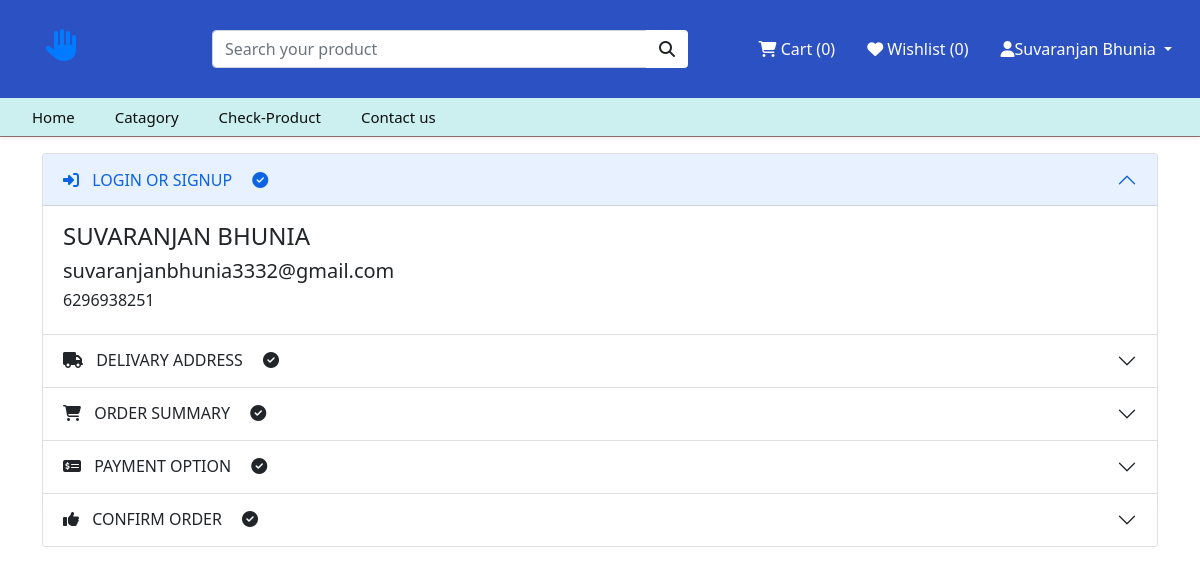
Page /order.php (signed in) on the committed database.
### tables this page shows
CREATE TABLE `registration_data` (
  `id` int(11) NOT NULL,
  `name` varchar(100) NOT NULL,
  `email` varchar(100) NOT NULL,
  `password` text NOT NULL,
  `phone` varchar(10) NOT NULL,
  `dob` date NOT NULL,
  `gender` text NOT NULL,
  `address1` text NOT NULL,
  `address2` text NOT NULL,
  `country` varchar(50) NOT NULL,
  `city` text NOT NULL,
  `region` text NOT NULL,
  `pin` int(6) NOT NULL,
  `image` varchar(50) NOT NULL,
  `reset_token` varchar(255) NOT NULL,
  `reset_expires` datetime NOT NULL
);

### user_function.php (called while the page is built, shortened)
<?php
include('db_connection.php');
function getnameorder(){
	global $conn;
	$uid=$_SESSION['uid'];
	 $sql = "SELECT * FROM registration_data WHERE id='".$uid."'";
     $query = mysqli_query($conn, $sql);
	 if (mysqli_num_rows($query)) {
		$data=mysqli_fetch_assoc($query);
     	return $data;
     }else{
     	return false;
     }
}
function getaddressorder(){
	global $conn;
	$uid=$_SESSION['uid'];
	 $sql = "SELECT * FROM registration_data WHERE id='".$uid."'";
     $query = mysqli_query($conn, $sql);
	 if (mysqli_num_rows($query)) {
		$data=mysqli_fetch_assoc($query);
     	return $data;
     }else{
     	return false;
     }
}
?>

### order.php (the view, shortened to what this page needs)
<?php
include('navber.php');
$login = getnameorder();
$address = getaddressorder();
?>
<?php
if (isset($_SESSION['username'])) {
?>
  <div class="container">
    <div class="row pt-3 mb-3">
      <div class="col-md-12">
        <form action="corder.php" method="post">
          <div class="accordion" id="accordionExample">
            <div class="accordion-item">
              <h2 class="accordion-header">
                <button class="accordion-button" type="button" data-bs-toggle="collapse" data-bs-target="#collapseOne" aria-expanded="true" aria-controls="collapseOne">
                  <span><i class="fa-solid fa-right-to-bracket"></i> LOGIN OR SIGNUP <i class="fa-solid fa-circle-check mx-3"></i></span>
                </button>
              </h2>
              <div id="collapseOne" class="accordion-collapse collapse show" data-bs-parent="#accordionExample">
                <div class="accordion-body">
                  <div class="row">
                    <div class="col-md-12">
                      <h4><?php echo strtoupper($login['name']); ?> </h4>
                      <h5><?php echo $login['email']; ?></h5>
                      <h6><?php echo $login['phone']; ?></h6>
                    </div>
                  </div>
                </div>
              </div>
            </div>
            <div class="accordion-item">
              <h2 class="accordion-header">
                <button class="accordion-button collapsed" type="button" data-bs-toggle="collapse" data-bs-target="#collapseTwo" aria-expanded="false" aria-controls="collapseTwo">
                  <span><i class="fa-solid fa-truck"></i> DELIVARY ADDRESS <i class="fa-solid fa-circle-check mx-3"></i></span>
                </button>
              </h2>
            </div>
            <div class="accordion-item">
              <h2 class="accordion-header">
                <button class="accordion-button collapsed" type="button" data-bs-toggle="collapse" data-bs-target="#collapseThree" aria-expanded="false" aria-controls="collapseThree">
                  <span><i class="fa-solid fa-cart-shopping"></i> ORDER SUMMARY <i class="fa-solid fa-circle-check mx-3"></i></span>
                </button>
              </h2>
            </div>
            <div class="accordion-item">
              <h2 class="accordion-header">
                <button class="accordion-button collapsed" type="button" data-bs-toggle="collapse" data-bs-target="#collapseFour" aria-expanded="false" aria-controls="collapseThree">
                  <span><i class="fa-solid fa-money-check-dollar"></i> PAYMENT OPTION <i class="fa-solid fa-circle-check mx-3"></i></span>
                </button>
              </h2>
            </div>
            <div class="accordion-item">
              <h2 class="accordion-header">
                <button class="accordion-button collapsed" type="button" data-bs-toggle="collapse" data-bs-target="#collapseFive" aria-expanded="false" aria-controls="collapseThree">
                  <span> <i class="fa-solid fa-thumbs-up"></i> CONFIRM ORDER <i class="fa-solid fa-circle-check mx-3"></i></span>
                </button>
              </h2>
            </div>
          </div>
        </form>
      </div>
    </div>
  </div>
<?php
} else {
  echo "
  <script>
    alert ('Please First Login.');window.location.href='login.php';
    </script>
  ";
}
?>
<?php
include('footer_link.php');
?>

### Assets/css/style.css (style rules this page uses)
.fa-solid, .fas { font-weight: 900; padding-right: 9px; }

### rows in the picture
registration_data: name "SUVARANJAN BHUNIA", email "suvaranjanbhunia3332@gmail.com", phone "6296938251"

### other values in the picture
$row "0"
$row1 "0"
$_SESSION['username'] "Suvaranjan Bhunia"
